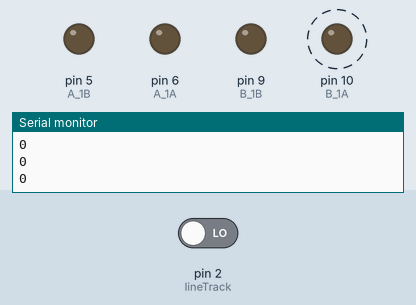
Recording of a sketch running on a simulated Arduino Uno, built with avr-gcc and run on an emulated ATmega328P. On the bench: output pins drawn as LEDs (lit = HIGH), the last lines printed to the serial monitor. Dashed ring = blinking. The inputs (shaded band) are chosen by the test bench; at power-on: pin 2 (lineTrack) LOW.

Above: at 1.2 s.
1.3 s: pin 2 (lineTrack) driven HIGH
At 1.47 s:
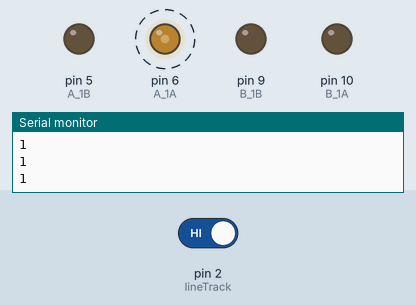
Timing chart, 0 to 10.3 s (numbered marks = the images above; inputs shaded):
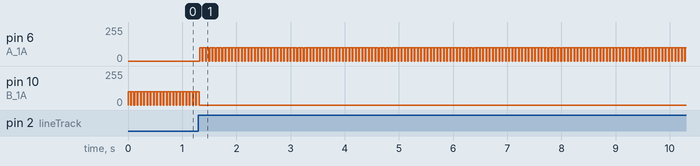

The sketch:

followtheline.ino
```cpp
const int A_1B = 5;
const int A_1A = 6;
const int B_1B = 9;
const int B_1A = 10;

const int lineTrack = 2;

void setup() {
  Serial.begin(9600);

  // モーターのピンを出力に設定
  pinMode(A_1B, OUTPUT);
  pinMode(A_1A, OUTPUT);
  pinMode(B_1B, OUTPUT);
  pinMode(B_1A, OUTPUT);

  // モータードライバのピンを初期化（モーターを停止状態に）
  analogWrite(A_1B, 0);
  analogWrite(A_1A, 0);
  analogWrite(B_1B, 0);
  analogWrite(B_1A, 0);

  // ライントラックセンサーのピンを入力に設定
  pinMode(lineTrack, INPUT);
}

void loop() {

  int speed = 100;

  int lineColor = digitalRead(lineTrack); // 0:white  1:black
  Serial.println(lineColor);

  if (lineColor) {
    moveLeft(speed);
  } else {
    moveRight(speed);
  }

  delay(50);  // モーターを動かす時間（調整可能）

  stopMotors();  // モーターを停止させる

  delay(10);  // 次のセンサー読み取りまでの待機時間（調整可能）
}

void stopMotors() {
  analogWrite(A_1B, 0);
  analogWrite(A_1A, 0);
  analogWrite(B_1B, 0);
  analogWrite(B_1A, 0);
}

void moveLeft(int speed) {
  analogWrite(A_1B, 0);
  analogWrite(A_1A, speed);
  analogWrite(B_1B, 0);
  analogWrite(B_1A, 0);
}

void moveRight(int speed) {
  analogWrite(A_1B, 0);
  analogWrite(A_1A, 0);
  analogWrite(B_1B, 0);
  analogWrite(B_1A, speed);
}
```

Measured:
- after the input at 1.3 s, pin 6 (A_1A): alternates 100/255 for 0.05 s and 0/255 for 0.01 s, starting at once; pin 10 (B_1A): goes on until 1.3 s, then stays 0/255
- by itself, pin 10 (B_1A): alternates 100/255 for 0.05 s and 0/255 for 0.01 s
